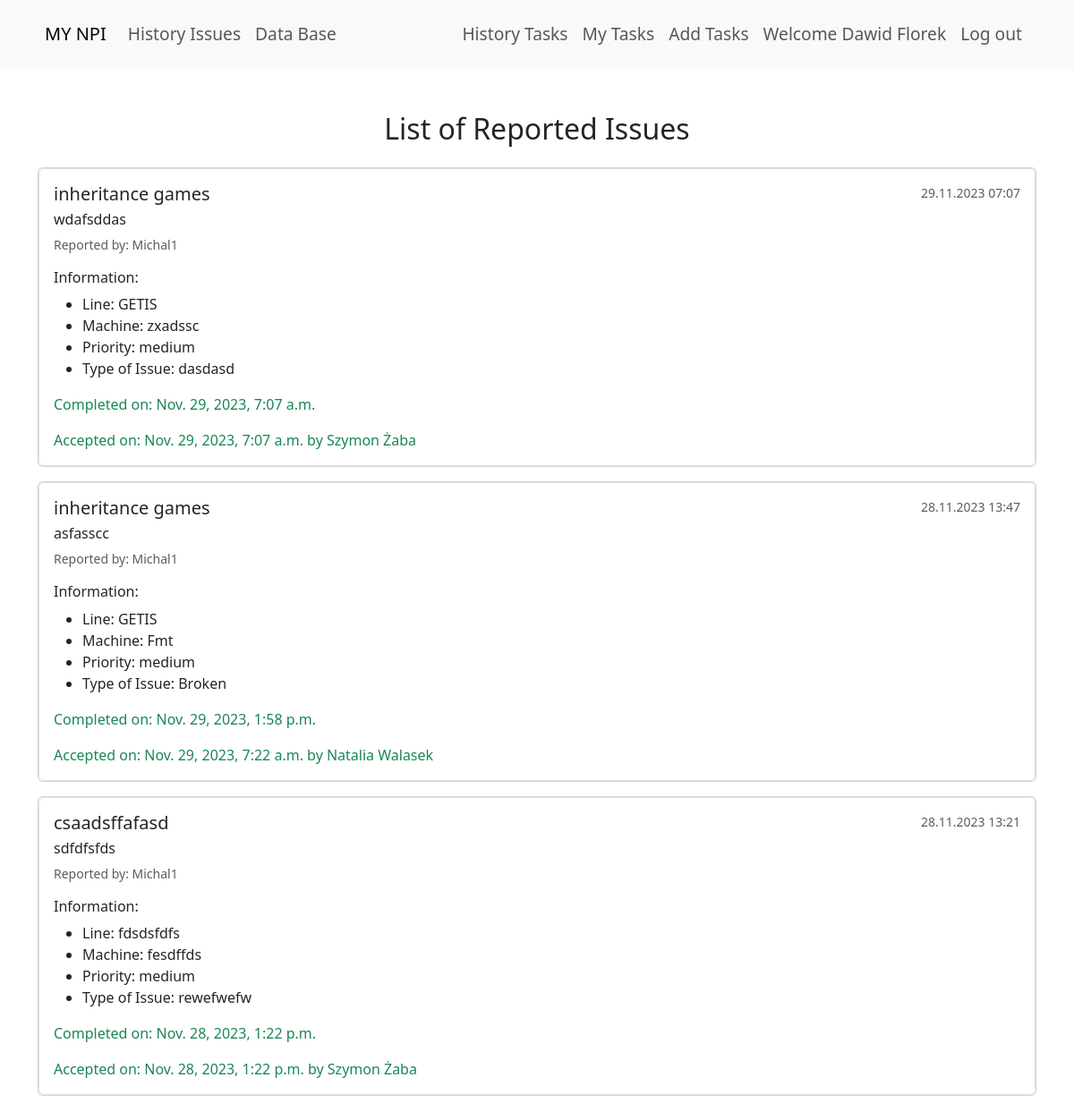
Page /user_profile/issues/ (signed in) on the committed database.
### user_profile/models.py (models this page shows, shortened)
class ProductionIssue(models.Model):
    STATUS_CHOICES = (
        ('open', 'Open'),
        ('closed', 'Closed')
    )
    PRIORITY_CHOICES = (
        ('low', 'Low'),
        ('medium', 'Medium'),
        ('high', 'High')
    )
    title = models.CharField(max_length=25)
    description = models.TextField()
    reported_by = models.ForeignKey(settings.AUTH_USER_MODEL, on_delete=models.CASCADE, related_name='reported_issues')
    report_date = models.DateTimeField(default=timezone.now)
    status = models.CharField(max_length=50, choices=STATUS_CHOICES, default='open')
    priority = models.CharField(max_length=50, choices=PRIORITY_CHOICES, default='medium')
    assigned_to = models.ForeignKey(settings.AUTH_USER_MODEL, on_delete=models.SET_NULL, null=True, blank=True,
                                    related_name='assigned_issues')
    accepted_date = models.DateTimeField(null=True, blank=True)
    completed_date = models.DateTimeField(null=True, blank=True)
    accepted_by = models.ForeignKey(settings.AUTH_USER_MODEL, on_delete=models.SET_NULL, null=True, blank=True,
                                    related_name='accepted_issues')
    line = models.CharField(max_length=100, blank=True, null=True)
    machine = models.CharField(max_length=100, blank=True, null=True)
    type_of_issue = models.CharField(max_length=100, blank=True, null=True)

### user_profile/views.py (the view)
# urls.py: path('issues/', views.ProductionIssueListView.as_view(), name='main_page'),
class ProductionIssueListView(LoginRequiredMixin, ListView):
    model = ProductionIssue
    template_name = 'user_profile/main_page.html'
    def get_queryset(self):
        return ProductionIssue.objects.all().order_by('-report_date')
    def get_context_data(self, **kwargs):
        context = super().get_context_data(**kwargs)
        context['subordinates'] = Profile.objects.filter(supervisor=self.request.user, is_approved=True)
        return context

### accounts/context_processors.py (called while the page is built)
def add_group_names(request):
    if request.user.is_authenticated:
        group_names = [group.name for group in request.user.groups.all()]
        return {'group_names': group_names}
    return {}

### user_profile/templates/user_profile/main_page.html (shortened to what this page needs)
{% extends "user_profile/base.html" %}
{% block content %}
<div class="container my-5">
    <h2 class="text-center mb-4">List of Reported Issues</h2>
    <div class="list-group">
        {% for issue in object_list %}
            <div class="card mb-3">
                <div class="list-group-item list-group-item-action flex-column align-items-start py-3">
                    <div class="d-flex w-100 justify-content-between">
                        <h5 class="mb-1">{{ issue.title }}</h5>
                        <small class="text-muted">{{ issue.report_date|date:"d.m.Y H:i" }}</small>
                    </div>
                    <p class="mb-1">{{ issue.description }}</p>
                    <small class="text-muted">Reported by: {{ issue.reported_by }}</small>
                    <div class="mt-3">
                        <h6>Information:</h6>
                        <ul>
                            <li>Line: {{ issue.line }}</li>
                            <li>Machine: {{ issue.machine }}</li>
                            <li>Priority: {{ issue.priority }}</li>
                            <li>Type of Issue: {{ issue.type_of_issue }}</li>
                        </ul>
                    </div>
                    {% if issue.completed_date %}
                    <p class="card-text text-success">
                        Completed on: {{ issue.completed_date }}
                    </p>
                  {% endif %}
                    {% if issue.accepted_date %}
                        <p class="card-text text-success">
                            Accepted on: {{ issue.accepted_date }} by {{ issue.accepted_by.get_full_name }}
                        </p>
                    {% endif %}
                </div>
            </div>
        {% empty %}
            <div class="list-group-item">No reported issues.</div>
        {% endfor %}
    </div>
</div>
{% endblock %}

### user_profile/templates/user_profile/base.html (shortened to what this page needs)
<!DOCTYPE html>
{% load static %}
<html lang="en">
<head>
    <link href="https://cdn.jsdelivr.net/npm/bootstrap@5.3.2/dist/css/bootstrap.min.css" rel="stylesheet" />
</head>
<body class="loader">
    <nav class="navbar navbar-expand-lg navbar-light bg-light py-3">
        <div class="container-fluid">
            <a class="navbar-brand" href="{% url 'user_profile:main_page' %}">MY NPI</a>
            <div class="collapse navbar-collapse" id="navbarNav">
                <ul class="navbar-nav me-auto mb-2 mb-lg-0">
                    <li class="nav-item">
                      <a class="nav-link" href="{% url 'user_profile:history_issue_list' %}">History Issues</a>
                    </li>
                    {% if "Engineer" in group_names %}
                        <li class="nav-item">
                            <a class="nav-link" href="#">Data Base</a>
                        </li>
                    {% endif %}
                </ul>
                <ul class="navbar-nav ms-auto">
                    {% if "Supervisor" in group_names or "Engineer" in group_names %}
                        <li class="nav-item">
                            <a class="nav-link" href="{% url 'user_profile:history_view' %}">History Tasks</a>
                        </li>
                        <li class="nav-item">
                            <a class="nav-link" href="{% url 'user_profile:tasks_list' %}">My Tasks</a>
                        </li>
                        <li class="nav-item">
                            <a class="nav-link" href="{% url 'user_profile:task_form' %}">Add Tasks</a>
                        </li>
                    {% endif %}
                    {% if user.is_authenticated %}
                    <li class="nav-item">
                        <a href="{% url 'user_profile:profile' request.user.username %}" class="nav-link">Welcome {{ request.user.get_full_name }}</a>
                    </li>
                    <li class="nav-item">
                        <a class="nav-link" href="{% url 'user_profile:logout' %}">Log out</a>
                    </li>
                    {% endif %}
                </ul>
            </div>
        </div>
    </nav>
    {% block content %}{% endblock %}
</body>
</html>

### user_profile/templates/user_profile/base.html (style rules this page uses)
.navbar { font-size: 1.2rem; position: sticky; top: 0; z-index: 100; }
.navbar .container-fluid { padding-left: 50px; padding-right: 50px; }

### rows in the picture
ProductionIssue: title "inheritance games", report_date "29.11.2023 07:07", description "wdafsddas", reported_by "Michal1", line "GETIS", machine "zxadssc", priority "medium", type_of_issue "dasdasd", completed_date "Nov. 29, 2023, 7:07 a.m.", accepted_date "Nov. 29, 2023, 7:07 a.m.", accepted_by.get_full_name "Szymon Żaba"
ProductionIssue: title "inheritance games", report_date "28.11.2023 13:47", description "asfasscc", reported_by "Michal1", line "GETIS", machine "Fmt", priority "medium", type_of_issue "Broken", completed_date "Nov. 29, 2023, 1:58 p.m.", accepted_date "Nov. 29, 2023, 7:22 a.m.", accepted_by.get_full_name "Natalia Walasek"
ProductionIssue: title "csaadsffafasd", report_date "28.11.2023 13:21", description "sdfdfsfds", reported_by "Michal1", line "fdsdsfdfs", machine "fesdffds", priority "medium", type_of_issue "rewefwefw", completed_date "Nov. 28, 2023, 1:22 p.m.", accepted_date "Nov. 28, 2023, 1:22 p.m.", accepted_by.get_full_name "Szymon Żaba"

### other values in the picture
{{ request.user.get_full_name }} "Dawid Florek"
